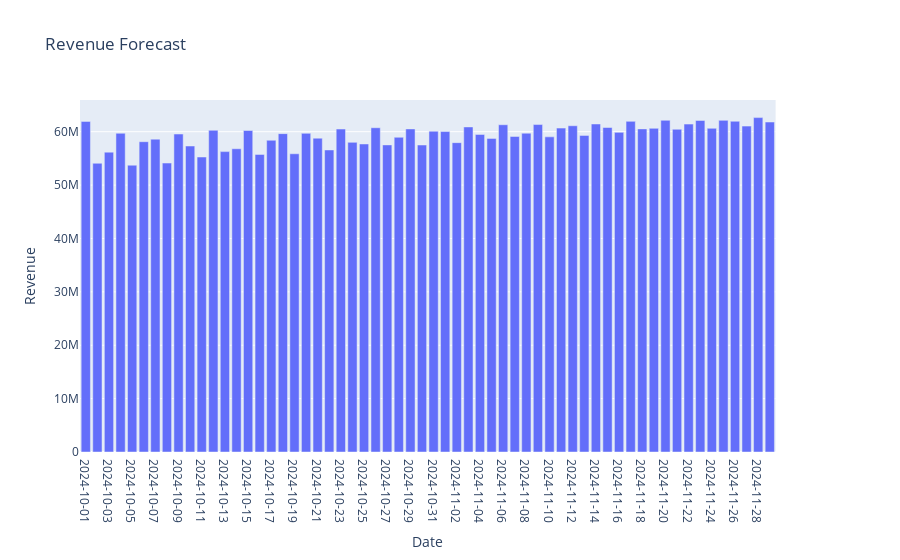

This figure's notebook cell:
### Markdown cell above
Sử dụng mô hình SARIMA (Autoregressive Integrated Moving Average) để thống kê các dữ liệu quá khứ để dự báo chuối thời gian. Sử dụng các yếu tố chính là chuỗi tự hồi quy AR (auto regression), trung bình động (Moving Average) và bậc của sai phân để thể hiện tính dừng, Như vậy các tham số sẽ bao gôm ARIMA(p, d, q). Việc lựa chọn các tham số phù hợp cho mô hình chủ yếu dựa trên chỉ số AIC. Do đó mô hình này sử dụng phương pháp auto arima để có thể tự động thực hiện quy trình. Sử dụng một grid search và chúng ta truyền vào các hệ số giới hạn của các bậc (p,d,q), sau đó thuật toán sẽ đưa ra một mô hình tối ưu nhất.

### Code cell
forecast_df['Date'] = pd.to_datetime(forecast_df['Date']).dt.date
fig = make_subplots(rows=1, cols=1, specs=[[{"secondary_y": True}]])
fig.add_trace(
    go.Bar(
        x=forecast_df['Date'],
        y=forecast_df['Revenue'],
        name='Revenue'),
    secondary_y=False
)


fig.update_layout(
    xaxis={"title": "Date", "type": "category"},
    yaxis={"title": "Revenue"},
    title='Revenue Forecast'
)


fig.show()

### Figure 1 — Plotly figure (JSON) as saved in the notebook; plotly's stock layout.template omitted (floating-point values rounded to 4 significant figures)
{"data": [{"name": "Revenue", "type": "bar", "x": ["2024-10-01", "2024-10-02", "2024-10-03", "2024-10-04", "2024-10-05", "2024-10-06", "2024-10-07", "2024-10-08", "2024-10-09", "2024-10-10", "2024-10-11", "2024-10-12", "2024-10-13", "2024-10-14", "2024-10-15", "2024-10-16", "2024-10-17", "2024-10-18", "2024-10-19", "2024-10-20", "2024-10-21", "2024-10-22", "2024-10-23", "2024-10-24", "2024-10-25", "2024-10-26", "2024-10-27", "2024-10-28", "2024-10-29", "2024-10-30", "2024-10-31", "2024-11-01", "2024-11-02", "2024-11-03", "2024-11-04", "2024-11-05", "2024-11-06", "2024-11-07", "2024-11-08", "2024-11-09", "2024-11-10", "2024-11-11", "2024-11-12", "2024-11-13", "2024-11-14", "2024-11-15", "2024-11-16", "2024-11-17", "2024-11-18", "2024-11-19", "2024-11-20", "2024-11-21", "2024-11-22", "2024-11-23", "2024-11-24", "2024-11-25", "2024-11-26", "2024-11-27", "2024-11-28", "2024-11-29"], "xaxis": "x", "y": [61930000.0, 54090000.0, 56170000.0, 59710000.0, 53730000.0, 58130000.0, 58610000.0, 54130000.0, 59570000.0, 57320000.0, 55260000.0, 60270000.0, 56270000.0, 56810000.0, 60230000.0, 55750000.0, 58400000.0, 59640000.0, 55870000.0, 59700000.0, 58790000.0, 56590000.0, 60500000.0, 58000000.0, 57700000.0, 60740000.0, 57530000.0, 58960000.0, 60520000.0, 57510000.0, 60080000.0, 60030000.0, 57950000.0, 60900000.0, 59490000.0, 58750000.0, 61310000.0, 59110000.0, 59720000.0, 61340000.0, 59040000.0, 60680000.0, 61110000.0, 59310000.0, 61450000.0, 60790000.0, 59880000.0, 61940000.0, 60530000.0, 60630000.0, 62140000.0, 60460000.0, 61430000.0, 62110000.0, 60630000.0, 62130000.0, 61960000.0, 61050000.0, 62640000.0, 61820000.0], "yaxis": "y"}], "layout": {"title": {"text": "Revenue Forecast"}, "xaxis": {"anchor": "y", "domain": [0, 0.94], "title": {"text": "Date"}, "type": "category"}, "yaxis": {"anchor": "x", "domain": [0, 1], "title": {"text": "Revenue"}}, "yaxis2": {"anchor": "x", "overlaying": "y", "side": "right"}}}
